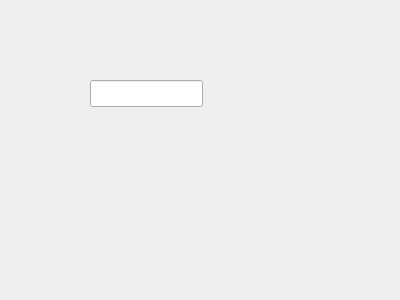
<ui version="4.0" >
 <class>Qt2</class>
 <widget class="QDialog" name="Qt2" >
  <property name="geometry" >
   <rect>
    <x>0</x>
    <y>0</y>
    <width>400</width>
    <height>300</height>
   </rect>
  </property>
  <property name="windowTitle" >
   <string>Dialog</string>
  </property>
  <widget class="QLineEdit" name="lineEdit" >
   <property name="geometry" >
    <rect>
     <x>90</x>
     <y>80</y>
     <width>113</width>
     <height>27</height>
    </rect>
   </property>
  </widget>
 </widget>
 <resources/>
 <connections/>
</ui>
